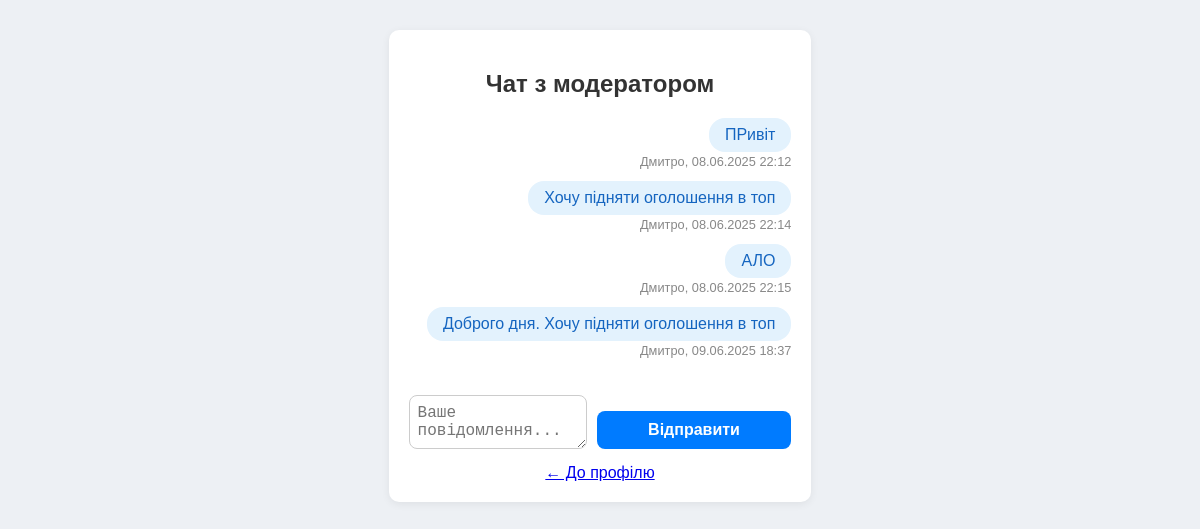
The page /chat.php (signed in) on the database its author committed.
### tables this page shows
CREATE TABLE `messages` (
  `message_id` int(11) NOT NULL,
  `sender_id` int(11) NOT NULL,
  `receiver_id` int(11) NOT NULL,
  `text` text NOT NULL,
  `created_at` datetime NOT NULL DEFAULT current_timestamp(),
  `is_read` tinyint(1) NOT NULL DEFAULT 0
);

CREATE TABLE `users` (
  `user_id` int(11) NOT NULL,
  `username` varchar(50) NOT NULL,
  `password_hash` varchar(255) NOT NULL,
  `email` varchar(100) NOT NULL,
  `phone` varchar(13) DEFAULT NULL,
  `role` enum('user','admin','moderator') NOT NULL DEFAULT 'user',
  `is_blocked` tinyint(1) NOT NULL DEFAULT 0
);

### chat.php (the view, shortened to what this page needs)
<?php
include 'connect_to_db.php';
$user_id = $_SESSION['user_id'];
if ((isset($_SESSION['is_admin']) && $_SESSION['is_admin'] === true) && isset($_GET['user_id'])) {
    $other_id = (int)$_GET['user_id'];
    $admin_id = $_SESSION['user_id'];
    $msg_stmt = $conn->prepare("SELECT m.*, u.username FROM messages m JOIN users u ON m.sender_id = u.user_id WHERE (m.sender_id = ? AND m.receiver_id = ?) OR (m.sender_id = ? AND m.receiver_id = ?) ORDER BY m.created_at ASC");
    $msg_stmt->bind_param("iiii", $other_id, $admin_id, $admin_id, $other_id);
    $msg_stmt->execute();
    $msgs = $msg_stmt->get_result();
    $user_id = $other_id;
    $moderator_id = $admin_id;
} else {
    $mod_stmt = $conn->query("SELECT user_id FROM users WHERE role IN ('admin','moderator') ORDER BY role='admin' DESC, user_id ASC LIMIT 1");
    $moderator = $mod_stmt->fetch_assoc();
    $moderator_id = $moderator ? $moderator['user_id'] : null;
    $msg_stmt = $conn->prepare("SELECT m.*, u.username FROM messages m JOIN users u ON m.sender_id = u.user_id WHERE (m.sender_id = ? AND m.receiver_id = ?) OR (m.sender_id = ? AND m.receiver_id = ?) ORDER BY m.created_at ASC");
    $msg_stmt->bind_param("iiii", $user_id, $moderator_id, $moderator_id, $user_id);
    $msg_stmt->execute();
    $msgs = $msg_stmt->get_result();
}
?>
<!DOCTYPE html>
<html lang="uk">
<head>
    <link rel="stylesheet" href="style.css">
</head>
<body>
    <div class="chat-box">
        <h2>Чат з модератором</h2>
        <div class="chat-history">
            <?php while ($msg = $msgs->fetch_assoc()): ?>
                <div class="msg<?= $msg['sender_id'] == $user_id ? ' me' : '' ?>">
                    <div class="bubble">
                        <?= htmlspecialchars($msg['text']) ?>
                    </div>
                    <div class="meta">
                        <?= htmlspecialchars($msg['username']) ?>, <?= date('d.m.Y H:i', strtotime($msg['created_at'])) ?>
                    </div>
                </div>
            <?php endwhile; ?>
        </div>
        <form class="chat-form" method="post">
            <textarea name="message" rows="2" placeholder="Ваше повідомлення..." required></textarea>
            <button type="submit">Відправити</button>
        </form>
        <a href="profile.php" style="display:block; margin-top:15px; text-align:center;">← До профілю</a>
    </div>
</body>
</html>

### style.css (style rules this page uses)
body { margin: 0; font-family: Arial, sans-serif; }
body { font-family: Arial, sans-serif; background-color: #eef2f5; margin: 0; padding: 0; }
h2 { text-align: center; color: #333; }
input, select, textarea { width: 100%; padding: 10px; margin-top: 5px; border-radius: 6px; border: 1px solid #ccc; box-sizing: border-box; }
button { margin-top: 1.5rem; padding: 12px 18px; background-color: #a30000; color: white; border: none; border-radius: 6px; cursor: pointer; width: 100%; }
html, body { height: 100%; display: flex; flex-direction: column; }
body { background-color: #edf0f4; margin: 0; font-family: Arial, sans-serif; }
form input, form select, form textarea { width: 100%; padding: 10px 12px; margin-top: 5px; border: 1px solid #ccc; border-radius: 6px; font-size: 1rem; box-sizing: border-box; }
form textarea { resize: vertical; }
form button { display: block; width: 100%; padding: 12px; background-color: #8b0000; color: white; font-weight: bold; border: none; border-radius: 6px; font-size: 1rem; cursor: pointer; margin-top: 20px; }

### chat.php (style rules this page uses)
.chat-box { max-width: 600px; margin: 30px auto; background: #fff; border-radius: 10px; box-shadow: 0 2px 8px #0001; padding: 20px; }
.chat-history { max-height: 350px; overflow-y: auto; margin-bottom: 20px; }
.msg { margin-bottom: 12px; }
.msg.me { text-align: right; }
.msg .bubble { display: inline-block; padding: 8px 16px; border-radius: 16px; background: #f5f5f5; }
.msg.me .bubble { background: #e3f2fd; color: #1565c0; }
.msg .meta { font-size: 0.8em; color: #888; margin-top: 2px; }
.chat-form { display: flex; gap: 10px; align-items: flex-end; }
.chat-form textarea { flex: 1 1 auto; min-width: 0; border-radius: 8px; border: 1px solid #ccc; padding: 8px; resize: vertical; font-size: 1rem; }
.chat-form button { background: #007bff; color: #fff; border: none; border-radius: 8px; padding: 10px 24px; font-weight: bold; cursor: pointer; font-size: 1rem; white-space: nowrap; }

### rows shown on the page
messages: text "ПРивіт", sender.username "Дмитро", created_at "08.06.2025 22:12"
messages: text "Хочу підняти оголошення в топ", sender.username "Дмитро", created_at "08.06.2025 22:14"
messages: text "АЛО", sender.username "Дмитро", created_at "08.06.2025 22:15"
messages: text "Доброго дня. Хочу підняти оголошення в топ", sender.username "Дмитро", created_at "09.06.2025 18:37"
